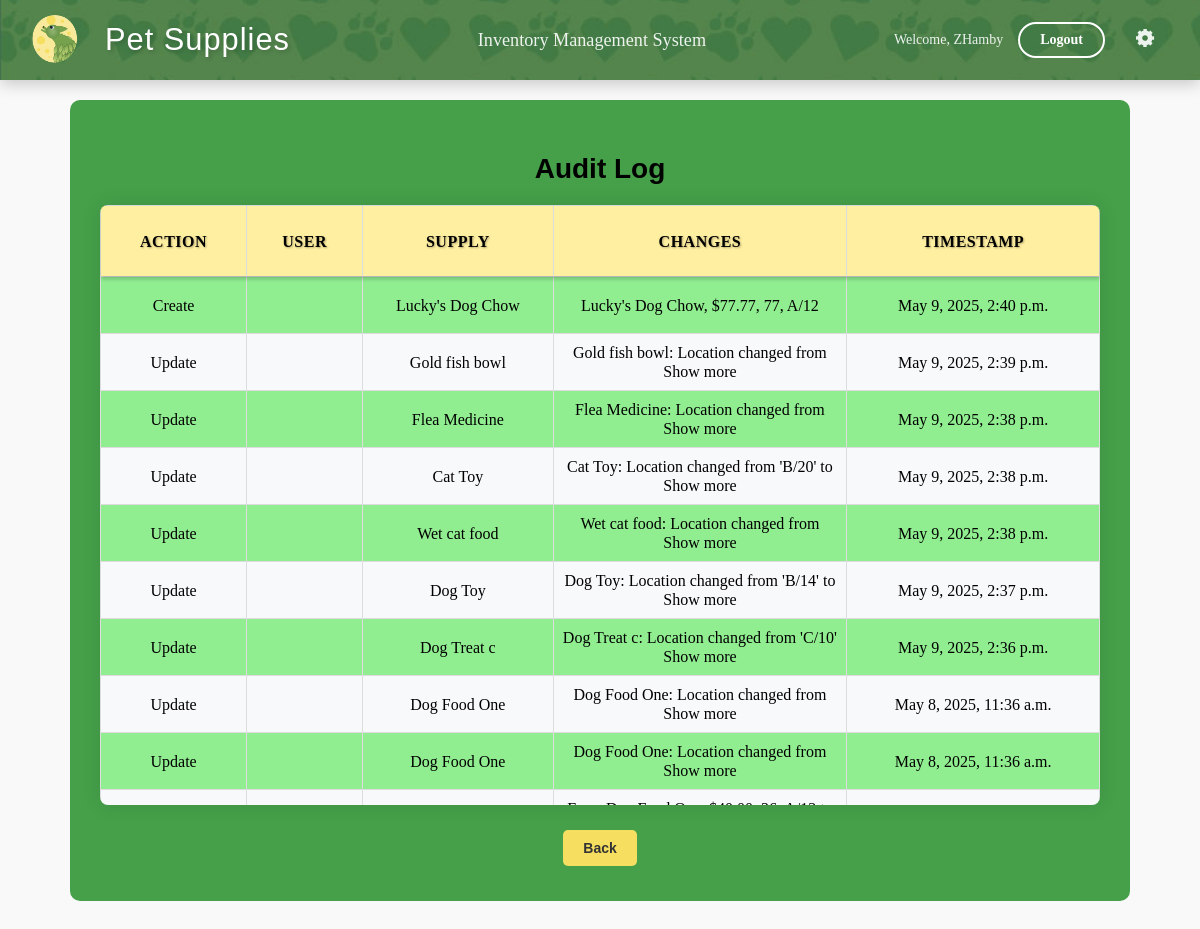
Page /audit-log/ (signed in) on the committed database.
### inventory/models.py (models this page shows, shortened)
class AuditLog(models.Model):
    ACTION_CHOICES = (
        ('CREATE', 'Create'),
        ('UPDATE', 'Update'),
        ('DELETE', 'Delete'),
    )
    user = models.ForeignKey(User, on_delete=models.SET_NULL, null=True)  # Track the user making the change
    action = models.CharField(max_length=10, choices=ACTION_CHOICES)  # The type of action (CREATE, UPDATE, DELETE)
    supply = models.ForeignKey(Supply, on_delete=models.SET_NULL, null=True)
    changes = models.TextField()  # Description of what was changed
    timestamp = models.DateTimeField(auto_now_add=True)  # When the change was made

class Supply(models.Model):
    name = models.CharField(max_length=255, primary_key=True)
    price = models.FloatField()
    quantity = models.IntegerField()
    location = models.CharField(max_length=255)
    reorder_point = models.PositiveIntegerField(default=5)
    deleted = models.BooleanField(default=False)

### inventory/views.py (the view)
# urls.py: path('audit-log/', views.audit_log, name='audit_log'),
def audit_log(request):
    logs = AuditLog.objects.all().order_by('-timestamp')
    return render(request, 'inventory/audit_log.html', {'logs': logs})

### inventory/templates/inventory/audit_log.html (shortened to what this page needs)
{% extends 'inventory/base.html' %}
{% load static %}
{% block content %}
<center>
<div class="conmain">
    <center>
       <h2>Audit Log</h2>
    </center>
    <div class="table-container">
        <table border="1" class="data_tab">
            <thead>
                <tr>
                    <th>Action</th>
                    <th>User</th>
                    <th>Supply</th>
                    <th>Changes</th>
                    <th>Timestamp</th>
                </tr>
            </thead>
            <tbody>
                {% for log in logs %}
                <tr>
                    <td>{{ log.get_action_display }}</td>
                    <td>{{ log.user.username }}</td>
                    <td>
                        {% if log.action == 'DELETE' %}
                            Supply deleted
                        {% elif log.supply %}
                            {{ log.supply.name }}
                        {% else %}
                            Supply deleted
                        {% endif %}
                    </td>
                    <td class="changes">
                        <div class="changes-content" id="changes-content-{{ forloop.counter }}">
                            {{ log.changes|default:"No changes recorded." }}
                        </div>
                        <span class="toggle-text" onclick="toggleDetails(event, this)" style="display: none;">Show more</span>
                    </td>
                    <td>{{ log.timestamp }}</td>
                </tr>
                {% endfor %}
            </tbody>
        </table>
    </div>
    <center>
        <a href="{% url 'index' %}">
            <button type="button" class="back-button">Back</button>
        </a>
    </center>
</div>
</div>
{% endblock %}

### inventory/templates/inventory/base.html (shortened to what this page needs)
{% load static %}
<!DOCTYPE html>
<html lang="en">
<head>
    <link rel="stylesheet" href="{% static 'css/styles.css' %}">
</head>
<body>
    <header class="header-container">
        <img src="{% static 'icons/header_image.jpg' %}" alt="Header Background" class="header-bg">
        <div class="header-content">
            <div class="header-left">
                <img src="{% static 'icons/TLeafLogo2sm.png' %}" alt="T Leaf Logo" class="logo">
                <div class="header-title">Pet Supplies</div>
            </div>
            <div class="header-subtitle">Inventory Management System</div>
            <div class="header-right">
                {% if user.is_authenticated %}
                    <span class="welcome-text">Welcome, {{ user.username }}</span>
                    <a href="{% url 'logout' %}" class="header-button">Logout</a>
                    {% if user.is_authenticated and user.is_staff %}
        <div class="dropdown">
            <span class="gear-icon"><img src="{% static 'icons/settinggear.svg' %}" alt="settign gear" class="logo"></span>
        </div>
                    {% else %}
                         <p></p>
                    {% endif %}
                {% else %}
                    <a href="{% url 'login' %}" class="header-button">Login</a>
                {% endif %}
            </div>
        </div>
    </header>
    <div class="content-container">
        {% block content %}{% endblock %}
</body>
</html>

### inventory/static/css/styles.css (style rules this page uses)
body { font-family: 'Georgia', serif; font-size: 14px; margin-top: 100px; background-color: #f9f9f9; }
.header-container { position: fixed; top: 0; left: 0; right: 0; height: 80px; background: linear-gradient(135deg, #1e4d2b, #2E7D32); color: white; z-index: 1000; box-shadow: 0 2px 10px rgba(0, 0, 0, 0.1); transition: all 0.3s ease; }
.header-bg { position: absolute; top: 0; left: 0; width: 100%; height: 100%; object-fit: cover; z-index: 1; }
.header-content { position: relative; z-index: 2; display: flex; align-items: center; justify-content: space-between; padding: 0 30px; height: 100%; max-width: 1400px; margin: 0 auto; }
.header-left { display: flex; align-items: center; gap: 25px; }
.header-title { font-family: 'Bauhaus 93', Arial, sans-serif; font-size: 2.2em; text-shadow: 2px 2px 4px rgba(0, 0, 0, 0.2); letter-spacing: 1px; }
.header-subtitle { font-size: 1.3em; opacity: 0.9; font-weight: 300; }
.header-right { display: flex; align-items: center; gap: 15px; }
.logo { width: 50px; height: 50px; border-radius: 50%; object-fit: cover; transition: transform 0.3s ease; }
.welcome-text { font-size: 14px; opacity: 0.9; }
.header-button { display: inline-block; padding: 8px 20px; background-color: transparent; border: 2px solid white; color: white; text-decoration: none; border-radius: 20px; font-weight: bold; transition: all 0.3s ease; }
.table-container { max-height: 600px; width: 100%; margin: 20px auto; border: none; box-shadow: 0 0 20px rgba(0, 0, 0, 0.1); border-radius: 8px; overflow: hidden; position: relative; }
.data_tab { width: 100%; border-collapse: collapse; margin: 0; font-size: 16px; }
.data_tab th, .data_tab td { text-align: center; padding: 8px 12px; border: 1px solid #ddd; overflow: hidden; text-overflow: ellipsis; white-space: nowrap; height: 40px; line-height: 1.2; }
.data_tab th { color: black; font-weight: bold; font-size: 16px; padding: 8px 12px; height: 40px; }
.data_tab tr { height: 40px; }
.data_tab thead { position: sticky; top: 0; z-index: 10; box-shadow: 0 2px 4px rgba(0,0,0,0.2); }
.data_tab thead tr { height: 50px; }
.data_tab thead th { padding: 15px 20px; font-size: 16px; font-weight: bold; text-transform: uppercase; letter-spacing: 0.5px; color: black; text-align: center; white-space: nowrap; text-shadow: 1px 1px 2px rgba(0,0,0,0.3); line-height: 1.2; vertical-align: middle; display: table-cell; }
button { padding: 8px 15px; margin: 5px; border-radius: 4px; border: none; background-color: #4CAF50; color: white; cursor: pointer; font-size: 14px; transition: background-color 0.3s; }
.data_tab tr:nth-child(even) { background-color: #f8f9fa; }
.data_tab tr:nth-child(odd) { background-color: lightgreen; }
.table-container { max-height: 600px; width: 90%; margin: 20px auto; border: none; box-shadow: 0 0 20px rgba(0, 0, 0, 0.1); border-radius: 8px; overflow: hidden; position: relative; }
.data_tab th { color: white; font-weight: bold; font-size: 16px; padding: 8px 12px; height: 40px; }
.data_tab { width: 100%; border-collapse: collapse; table-layout: auto; }
.data_tab th, .data_tab td { text-align: center; padding: 0; border: 1px solid #ddd; overflow: hidden; text-overflow: ellipsis; white-space: nowrap; height: 40px; line-height: 1.2; }
.data_tab th { padding: 0; font-size: 16px; font-weight: bold; text-transform: uppercase; letter-spacing: 0.5px; color:black; line-height: 40px; text-align: center; text-shadow: 1px 1px 2px rgba(0, 0, 0, 0.3); background-color: #ffefa1; }
.data_tab thead { background-color: #ffefa1; position: sticky; top: 0; z-index: 10; box-shadow: 0 2px 4px rgba(0,0,0,0.2); }
.data_tab thead tr { height: 40px; }
.data_tab td { border: 1px solid #ddd; padding: 10px; text-align: center; white-space: nowrap; }
.data_tab th { padding: 0; font-size: 16px; font-weight: bold; text-transform: uppercase; letter-spacing: 0.5px; color: #FFFFFF; border-bottom: 2px solid #1B5E20; line-height: 40px; text-align: center; text-shadow: 1px 1px 2px rgba(0, 0, 0, 0.3); background-color: #ffefa1; }
.header-right span { font-size: 14px; opacity: 0.9; }

### inventory/templates/inventory/base.html (style rules this page uses)
.dropdown { position: relative; display: inline-block; }
.gear-icon { cursor: pointer; font-size: 24px; }

### rows in the picture
AuditLog: action "Create", supply.name "Lucky's Dog Chow", changes "Lucky's Dog Chow, $77.77, 77, A/12", timestamp "May 9, 2025, 2:40 p.m."
AuditLog: action "Update", supply.name "Gold fish bowl", changes "Gold fish bowl: Location changed from…", timestamp "May 9, 2025, 2:39 p.m."
AuditLog: action "Update", supply.name "Flea Medicine", changes "Flea Medicine: Location changed from…", timestamp "May 9, 2025, 2:38 p.m."
AuditLog: action "Update", supply.name "Cat Toy", changes "Cat Toy: Location changed from 'B/20' to…", timestamp "May 9, 2025, 2:38 p.m."
AuditLog: action "Update", supply.name "Wet cat food", changes "Wet cat food: Location changed from…", timestamp "May 9, 2025, 2:38 p.m."
AuditLog: action "Update", supply.name "Dog Toy", changes "Dog Toy: Location changed from 'B/14' to…", timestamp "May 9, 2025, 2:37 p.m."
AuditLog: action "Update", supply.name "Dog Treat c", changes "Dog Treat c: Location changed from 'C/10'…", timestamp "May 9, 2025, 2:36 p.m."
AuditLog: action "Update", supply.name "Dog Food One", changes "Dog Food One: Location changed from…", timestamp "May 8, 2025, 11:36 a.m."
AuditLog: action "Update", supply.name "Dog Food One", changes "Dog Food One: Location changed from…", timestamp "May 8, 2025, 11:36 a.m."

### other values in the picture
{{ user.username }} "ZHamby"
